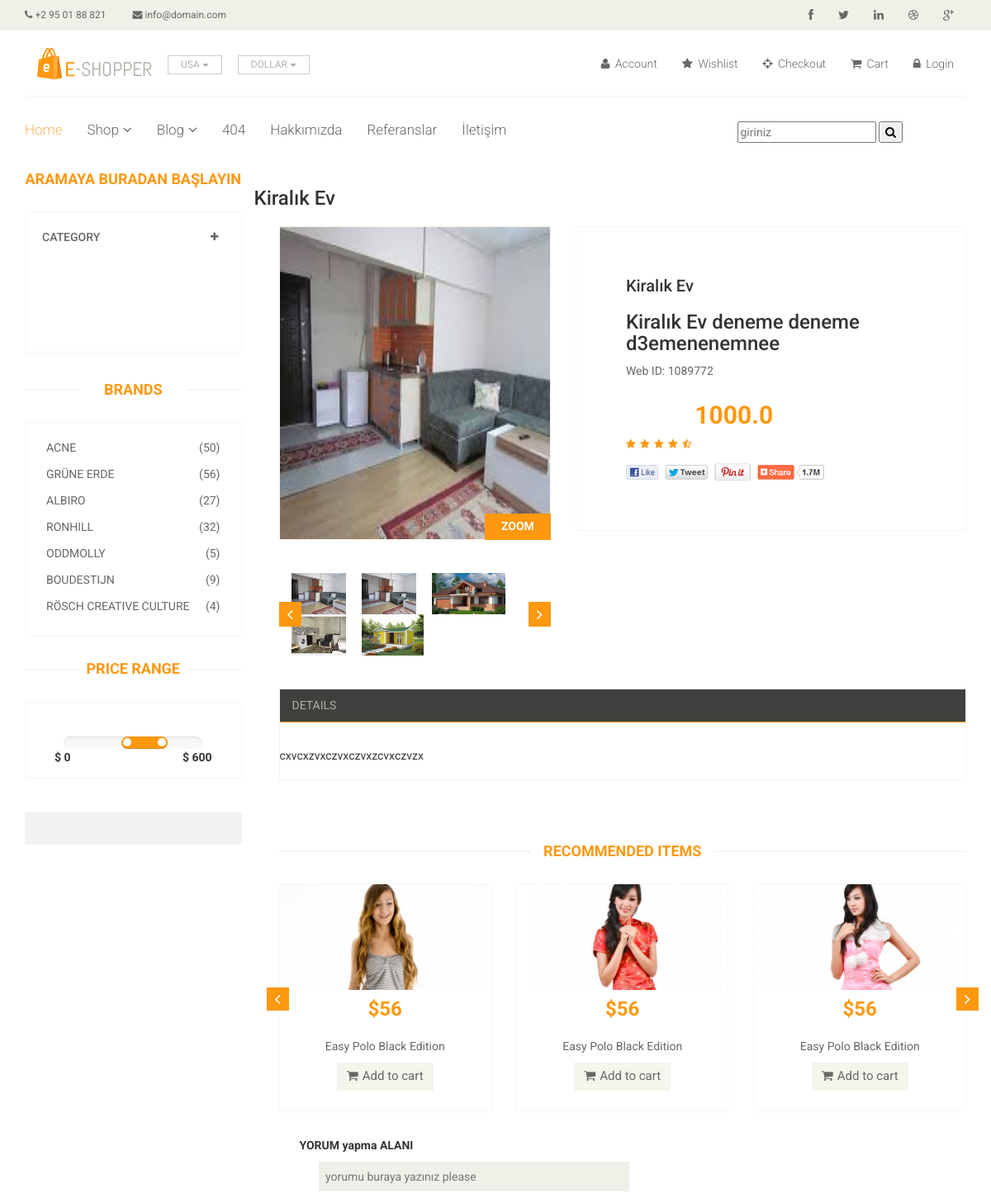
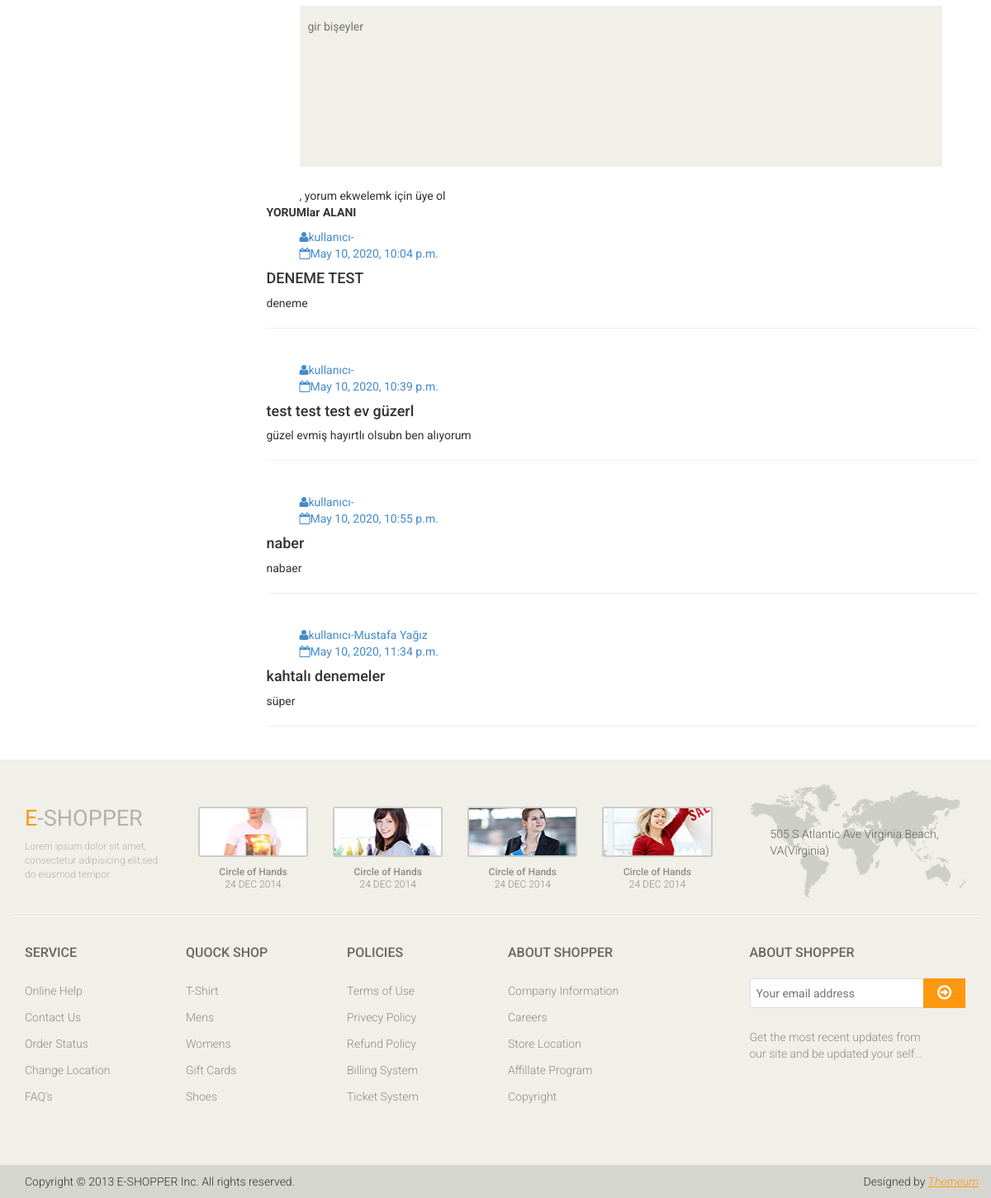
Page /product/10/ev-kiralik/ on the committed database (2 pictures, top to bottom).
### product/models.py (models this page shows, shortened)
class Product(models.Model):
    STATUS = (
        ('True', 'Evet'),
        ('False', 'Hayır'),
    )
    category = models.ForeignKey(Category, on_delete=models.CASCADE)
    title = models.CharField(max_length=150)
    keywords = models.CharField(max_length=255)
    description = models.CharField(max_length=255)
    image = models.ImageField(blank=True, upload_to='images/')
    price = models.FloatField()
    detail = RichTextUploadingField()
    slug = models.SlugField(blank=True,max_length=150)
    status = models.CharField(max_length=10, choices=STATUS)
    create_at = models.DateTimeField(auto_now_add=True)
    update_at = models.DateTimeField(auto_now=True)
    def image_tag(self):
        return mark_safe('<img src="{}" height="50"/>'.format(self.image.url))
    image_tag.short_description = 'Image'

class Images(models.Model):
    product = models.ForeignKey(Product, on_delete=models.CASCADE)
    title = models.CharField(max_length=50, blank=True)
    image = models.ImageField(blank=True, upload_to='images/')
    def image_tag(self):
        return mark_safe('<img src="{}" height="50"/>'.format(self.image.url))
    image_tag.short_description = 'Image'

class Comment(models.Model):
    STATUS = (
        ('New', 'Yeni'),
        ('True', 'Evet'),
        ('False', 'Hayır'),
    )
    product = models.ForeignKey(Product, on_delete=models.CASCADE)
    user = models.ForeignKey(User, on_delete=models.CASCADE)
    subject = models.CharField(max_length=50, blank=True)
    comment = models.TextField(max_length=200, blank=True)
    status = models.CharField(max_length=10, choices=STATUS,default='New')
    ip = models.CharField(max_length=20, blank=True)
    create_at = models.DateTimeField(auto_now_add=True)
    update_at = models.DateTimeField(auto_now=True)

### home/views.py (the view)
# urls.py: path('product/<int:id>/<slug:slug>/', views.product_detail, name='product_detail'),
def product_detail(request,id,slug):
    category = Category.objects.all()
    product = Product.objects.get(pk=id)
    images = Images.objects.filter(product_id=id)
    comments = Comment.objects.filter(product_id=id, status='True')
    context = {'product': product,
               'category': category,
               'images': images,
               'comments': comments,
               }
    return render(request,'product_detail.html',context)

### home/templates/product_detail.html (shortened to what this page needs)
{% extends "homebase.html" %}
{% block maincontent %}
<div class="container">
			<div class="row">
				<div class="col-sm-3">
					<div class="left-sidebar">
						<h2>Aramaya Buradan Başlayın</h2>
						<div class="panel-group category-products" id="accordian">
							<div class="panel panel-default">
								<div class="panel-heading">
									<h4 class="panel-title">
										<a data-toggle="collapse" data-parent="#accordian" href="#sportswear">
											<span class="badge pull-right"><i class="fa fa-plus"></i></span>
											Category
										</a>
									</h4>
								</div>
										{% load mptt_tags %}
							</div>
							<div class="panel panel-default">
								<div class="panel-heading">
								</div>
							</div>
							<div class="panel panel-default">
								<div class="panel-heading">
								</div>
							</div>
							<div class="panel panel-default">
								<div class="panel-heading">
								</div>
							</div>
							<div class="panel panel-default">
								<div class="panel-heading">
								</div>
							</div>
							<div class="panel panel-default">
								<div class="panel-heading">
								</div>
							</div>
							<div class="panel panel-default">
								<div class="panel-heading">
								</div>
							</div>
							<div class="panel panel-default">
								<div class="panel-heading">
								</div>
							</div>
						</div>
						<div class="brands_products">
							<h2>Brands</h2>
							<div class="brands-name">
								<ul class="nav nav-pills nav-stacked">
									<li><a href="#"> <span class="pull-right">(50)</span>Acne</a></li>
									<li><a href="#"> <span class="pull-right">(56)</span>Grüne Erde</a></li>
									<li><a href="#"> <span class="pull-right">(27)</span>Albiro</a></li>
									<li><a href="#"> <span class="pull-right">(32)</span>Ronhill</a></li>
									<li><a href="#"> <span class="pull-right">(5)</span>Oddmolly</a></li>
									<li><a href="#"> <span class="pull-right">(9)</span>Boudestijn</a></li>
									<li><a href="#"> <span class="pull-right">(4)</span>Rösch creative culture</a></li>
								</ul>
							</div>
						</div>
						<div class="price-range">
							<h2>Price Range</h2>
							<div class="well text-center">
								 <input type="text" class="span2" value="" data-slider-min="0" data-slider-max="600" data-slider-step="5" data-slider-value="[250,450]" id="sl2" ><br />
								 <b class="pull-left">$ 0</b> <b class="pull-right">$ 600</b>
							</div>
						</div>
						<div class="shipping text-center">
						</div>
					</div>
				</div>
				<h3>{{product.title}}</h3>
{% load static %}
				<div class="col-sm-9 padding-right">
					<div class="product-details">
						<div class="col-sm-5">
							<div class="view-product">
								<img src="{{product.image.url}}" alt="" />
								<h3>ZOOM</h3>
							</div>
							<div id="similar-product" class="carousel slide" data-ride="carousel">
								    <div class="carousel-inner">
										<div class="item active">
										  <a href=""><img src="{{product.image.url}}" style="Height:50px" alt=""></a>
											{% for rs in images %}
										  <a href=""><img src="{{rs.image.url}}" style="Height:50px" alt=""></a>
											{% endfor %}
										</div>
									</div>
								  <a class="left item-control" href="#similar-product" data-slide="prev">
									<i class="fa fa-angle-left"></i>
								  </a>
								  <a class="right item-control" href="#similar-product" data-slide="next">
									<i class="fa fa-angle-right"></i>
								  </a>
							</div>
						</div>
						<div class="col-sm-7">
							<div class="product-information">
								<h2>{{product.title}}</h2>
								<h3>{{product.description}}</h3>
								<p>Web ID: 1089772</p>
								<img src="images/product-details/rating.png" alt="" />
								<span>
									<span>{{product.price}}</span>
								</span>
								<a href=""><img src="images/product-details/share.png" class="share img-responsive"  alt="" /></a>
							</div>
						</div>
					</div>
					<div class="category-tab shop-details-tab">
						<div class="col-sm-12">
							<ul class="nav nav-tabs">
								<li><a href="#details" data-toggle="tab">Details</a></li>
							</ul>
						</div>
						{{product.detail | safe}}
					</div>
					<div class="recommended_items">
						<h2 class="title text-center">recommended items</h2>
						<div id="recommended-item-carousel" class="carousel slide" data-ride="carousel">
							<div class="carousel-inner">
								<div class="item active">
									<div class="col-sm-4">
										<div class="product-image-wrapper">
											<div class="single-products">
												<div class="productinfo text-center">
													<img src="images/home/recommend1.jpg" alt="" />
													<h2>$56</h2>
													<p>Easy Polo Black Edition</p>
													<button type="button" class="btn btn-default add-to-cart"><i class="fa fa-shopping-cart"></i>Add to cart</button>
												</div>
											</div>
										</div>
									</div>
									<div class="col-sm-4">
										<div class="product-image-wrapper">
											<div class="single-products">
												<div class="productinfo text-center">
													<img src="images/home/recommend2.jpg" alt="" />
													<h2>$56</h2>
													<p>Easy Polo Black Edition</p>
													<button type="button" class="btn btn-default add-to-cart"><i class="fa fa-shopping-cart"></i>Add to cart</button>
												</div>
											</div>
										</div>
									</div>
									<div class="col-sm-4">
										<div class="product-image-wrapper">
											<div class="single-products">
												<div class="productinfo text-center">
													<img src="images/home/recommend3.jpg" alt="" />
													<h2>$56</h2>
													<p>Easy Polo Black Edition</p>
													<button type="button" class="btn btn-default add-to-cart"><i class="fa fa-shopping-cart"></i>Add to cart</button>
												</div>
											</div>
										</div>
									</div>
								</div>
							</div>
							 <a class="left recommended-item-control" href="#recommended-item-carousel" data-slide="prev">
								<i class="fa fa-angle-left"></i>
							  </a>
							  <a class="right recommended-item-control" href="#recommended-item-carousel" data-slide="next">
								<i class="fa fa-angle-right"></i>
							  </a>
						</div>
					</div>
					<div class="tab-pane fade active in" id="reviews" >
								<div class="col-sm-12">
									<p><b>YORUM yapma ALANI</b></p>
									<form action="/product/addcomment/{{ product.id }}" method="post">
										<span>
											<input class="input" type="text" name="subject" id="id_subject" placeholder="yorumu buraya yazınız please"/>
										</span>
										<textarea class="input" id="id_comment" name="comment" placeholder="gir bişeyler" ></textarea>
										{% if user.id is not None %}
										<button class="primary-btn">
											send commnet lan
										</button>
										{% else %},
										yorum ekwelemk için üye ol
										{% endif %}
									</form>
								</div>
							</div>
					<p><b>YORUMlar ALANI</b></p>
					{% for rs in comments %}
                                <div>
                                    <ul>
                                        <li><a href=""><i class="fa fa-user"></i>kullanıcı-{{rs.user.first_name}}</a></li>
                                        <li><a href=""><i class="fa fa-calendar-o"></i>{{ rs.create_at }}</a></li>
                                    </ul>
                                    <div>
                                        <h4>{{ rs.subject }}</h4>
                                        <p>{{ rs.comment | safe}}</p>
                                    </div>
                                    <hr>
                                </div>
                                <br>
                            {% endfor %}
				</div>
			</div>
</div>
{% endblock %}

### rows in the picture
Product: title "Kiralık Ev", image (picture), description "Kiralık Ev deneme deneme d3emenenemnee", price "1000.0", detail "cxvcxzvxczvxczvxzcvxczvzx"
Images: image (picture)
Images: image (picture)
Images: image (picture)
Images: image (picture)
Comment: create_at "May 10, 2020, 10:04 p.m.", subject "DENEME TEST", comment "deneme"
Comment: create_at "May 10, 2020, 10:39 p.m.", subject "test test test ev güzerl", comment "güzel evmiş hayırtlı olsubn ben alıyorum"
Comment: create_at "May 10, 2020, 10:55 p.m.", subject "naber", comment "nabaer"
Comment: user.first_name "Mustafa Yağız", create_at "May 10, 2020, 11:34 p.m.", subject "kahtalı denemeler", comment "süper"
